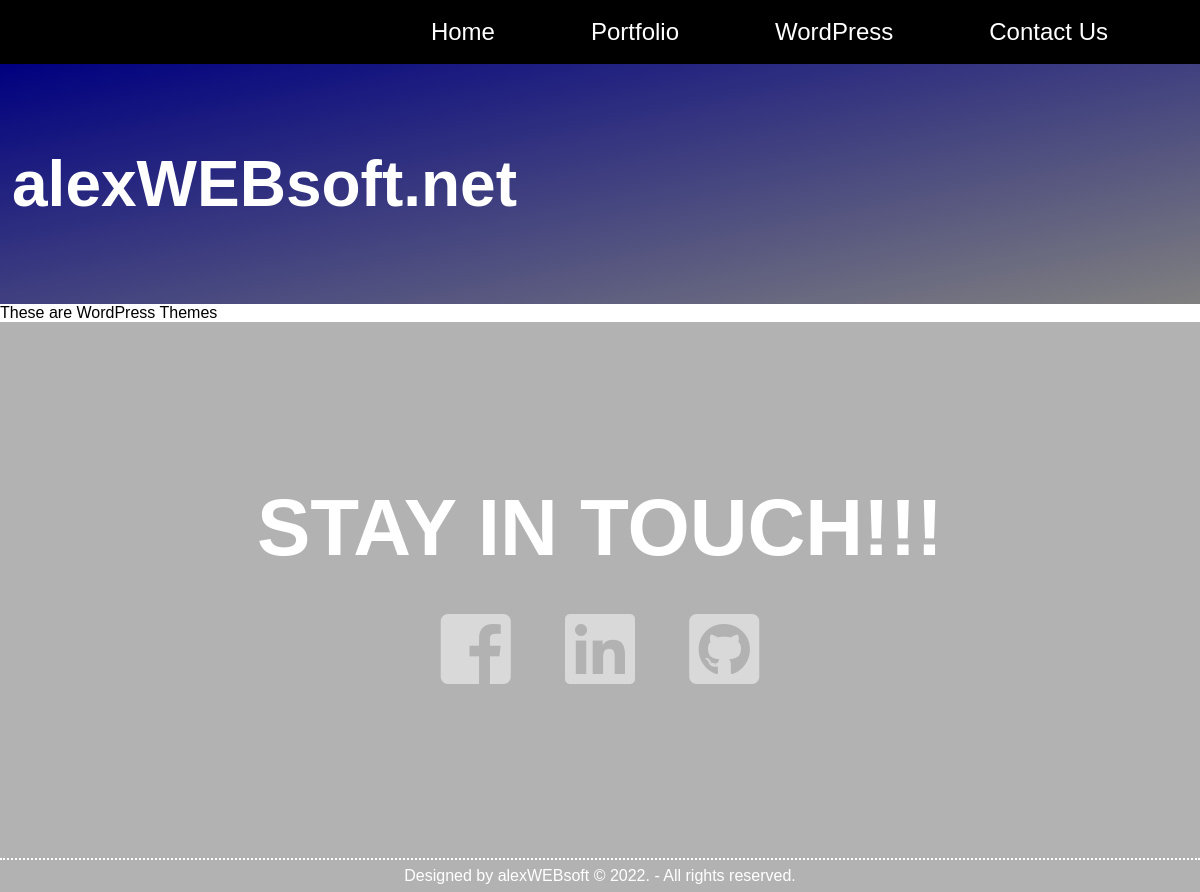
The page /index.php?pageID=5 on the database as committed earlier.
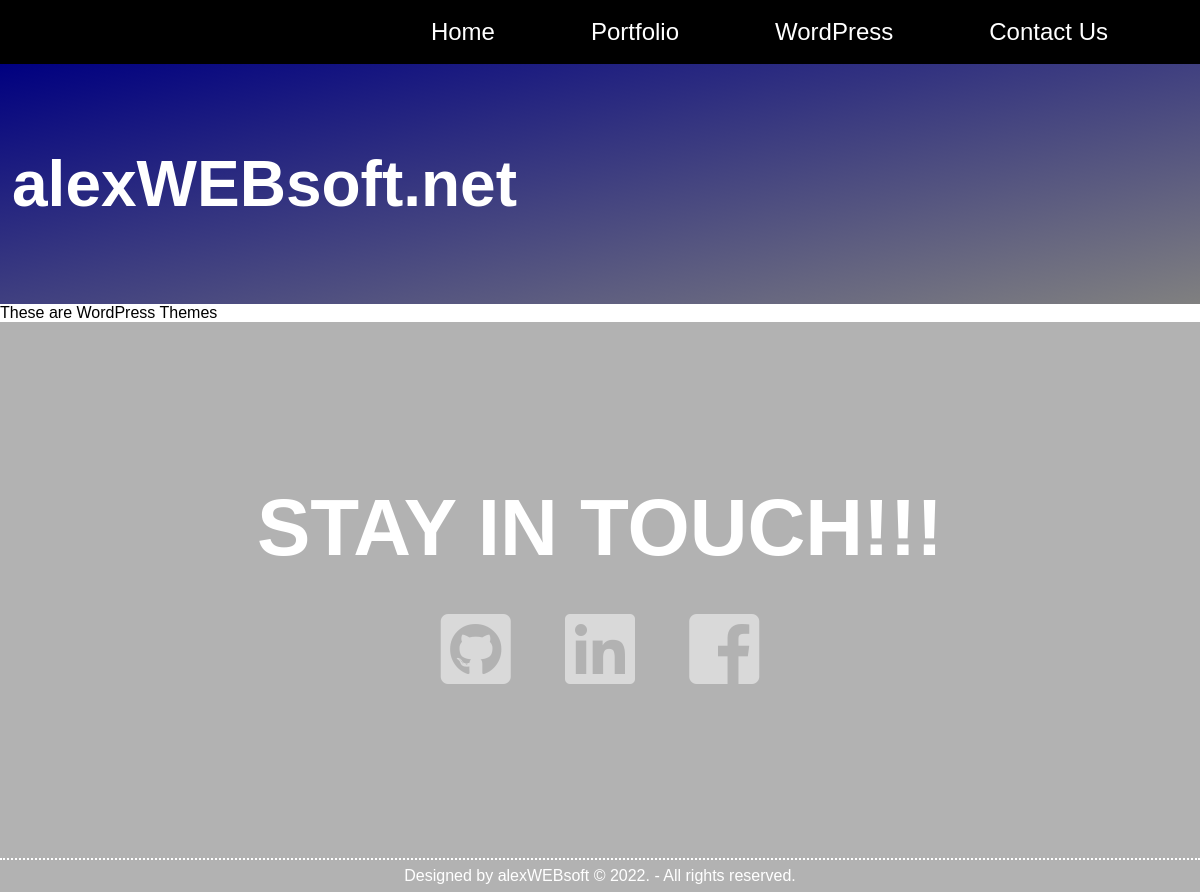
The same page on the database as committed later.
### tables this page shows
CREATE TABLE `pages` (
  `id` int(2) NOT NULL,
  `title` varchar(20) DEFAULT NULL,
  `link` varchar(20) DEFAULT NULL,
  `status` varchar(20) DEFAULT 'Main'
);

CREATE TABLE `social` (
  `id` int(3) NOT NULL,
  `title` varchar(30) NOT NULL,
  `icon` varchar(100) NOT NULL,
  `link` varchar(100) NOT NULL
);

### index.php (called while the page is built, shortened)
<?php
$menu = new Pages();
include('header.php');
include(ABSPATH . 'inc' . DS . $menu->pageLink($_GET['pageID']));
include('footer.php');

### App/Dbh.php (called while the page is built, shortened)
<?php
class Dbh
{
  private $hostname = 'localhost';
  private $username = 'root';
  private $password = '';
  private $dbName = 'alexwebsoft';
  protected function dbh()
  {
    $dsn = 'mysql: host=' . $this->hostname . '; dbname=' . $this->dbName . '; charset=utf8; connect_timeout=30';
    $pdo = new \PDO($dsn, $this->username, $this->password);
    $pdo->setAttribute(\PDO::ATTR_DEFAULT_FETCH_MODE, \PDO::FETCH_OBJ);
    return $pdo;
  }
}

### App/Pages.php (called while the page is built, shortened)
<?php
class Pages extends Dbh
{
  public function __construct(){
    $this->mainMenu = $this->mainMenu();
  }
  private function mainMenu(){
    $sql = "SELECT * FROM pages WHERE status='Main'";
    $result = $this->dbh()->prepare($sql);
    $result->execute();
    return $result->fetchAll();
  }
}

### App/Websites.php (the view, shortened to what this page needs)
<?php
class Websites extends Dbh
{
    public function getWebsites(){
        $sql = "SELECT * FROM social";
        $result = $this->dbh()->prepare($sql);
        $result->execute();
        return $result->fetchAll();
    }
    public function socialIcons(){
        foreach($this->getWebsites() as $webs): ?>
            <?php if($webs->icon == 'linkedin'): ?>
              <a href="https://www.linkedin.com/in/aleksandar-safranec-0743b48b/" target="_blank"><i class="fab fa-linkedin"></i></a>
            <?php else: ?>
              <a href="<?php echo $webs->link; ?>" target="_blank"><i class="fab fa-<?php echo $webs->icon; ?>-square"></i></a>
            <?php endif;
        endforeach;
    }
}

### header.php (shortened to what this page needs)
<!DOCTYPE html>
<html lang="en" dir="ltr">
  <head>
    <link rel="stylesheet" href="<?php echo ROOTURI . 'inc' . DS . 'css' . DS . 'master.css'; ?>">
    <link rel="stylesheet" href="https://use.fontawesome.com/releases/v5.0.13/css/all.css">
  </head>
  <body>
    <?php
      include(ABSPATH . 'inc' . DS . 'topLine.inc.php');
      include(ABSPATH . 'inc' . DS . 'siteHeader.inc.php');

### inc/topLine.inc.php
<div id="topLine">
  <div class="wrapper">
    <?php include(ABSPATH . 'inc' . DS . 'mainMenu.inc.php'); ?>
  </div>
</div>

### inc/mainMenu.inc.php (shortened to what this page needs)
<nav class='menu'>
  <ol>
  <?php foreach($menu->mainMenu as $mainMenu): ?>
    <li class='menu-item'>
      <?php if ($mainMenu->link != '#'): ?>
        <a href="index.php?pageID=<?php echo $mainMenu->id; ?>">
      <?php endif; ?>
      <?php echo $mainMenu->title; ?>
    </a></li>
  <?php endforeach; ?>
</ol>
</nav>

### inc/siteHeader.inc.php
<?php
  if($_GET['pageID'] == 1):
    ?>
      <div id="homeHeader">
        <div class="centerBox">
          <h1>alexWEBsoft.net</h1>
          <h2>PHP Fullstack Web Developer</h2>
          <h2>Responsive web designer</h2>
        </div>
      </div>
    <?php
  else:
    ?>
      <div id="siteHeader">
        <h1 class="wrapper">alexWEBsoft.net</h1>
      </div>
    <?php
  endif;

### inc/wpThemes.inc.php
<?php
  echo 'These are WordPress Themes';

### footer.php (shortened to what this page needs)
  <footer>
    <div class="social wrapper">
      <h1>STAY IN TOUCH!!!</h1>
      <div class="icons">
        <?php $websites -> socialIcons()?>
      </div>
    </div>
    <div class="copywrite">
      Designed by alexWEBsoft © 2022. - All rights reserved.
    </div>
  </footer>
  </body>
</html>

### inc/css/master.css (style rules this page uses)
* { padding: 0; margin: 0; font-family: arial; }
body { background-image: url('../img/background.jpg'); background-repeat: no-repeat; background-size: cover; background-position: top center; background-attachment: fixed; }
.wrapper { width: 98%; max-width: 1440px; margin: 0 auto; }
#topLine { width: 100vw; font-size: 1.5rem; background-color: black; color: white; height: 4rem; }
.menu { background: black; height: 4rem; float: right; }
.menu ol { list-style-type: none; margin: 0 auto; padding: 0; }
.menu > ol { max-width: 1000px; padding: 0 2rem; display: flex; }
.menu > ol > .menu-item { flex: 1; padding: 0.75rem 3rem; }
.menu > ol > .menu-item:after { content: ''; position: absolute; width: 4px; height: 4px; border-radius: 50%; bottom: 5px; left: calc(50% - 2px); background: #FECEAB; will-change: transform; transform: scale(0); transition: transform 0.2s ease; }
.menu-item { position: relative; line-height: 2.5rem; text-align: center; }
.menu-item a { overflow: hidden; white-space: nowrap; text-overflow: ellipsis; display: block; color: #FFF; }
a { text-decoration: none; }
#siteHeader { width: 100%; height: 15rem; background-image: linear-gradient(to right bottom, navy, grey); color: white; }
#siteHeader h1 { line-height: 15rem; font-size: 4rem; }
footer { background-color: rgba(0, 0, 0, .3); text-align: center; color: white; }
footer .social { padding: 10rem 0; }
footer .social h1 { font-size: 5rem; }
footer .icons { font-size: 5rem; padding-top: 2rem; }
footer .icons a { color: rgba(255, 255, 255, .5); padding: 0 1rem; }
footer .copywrite { border-top: 2px dotted white; line-height: 2rem; }

Rows that differ between the two databases and show on the page:
changed social (number 1 of 3 on the later page): icon "facebook" → "github" (drawn)
changed social (number 3 of 3 on the later page): icon "github" → "facebook" (drawn)
